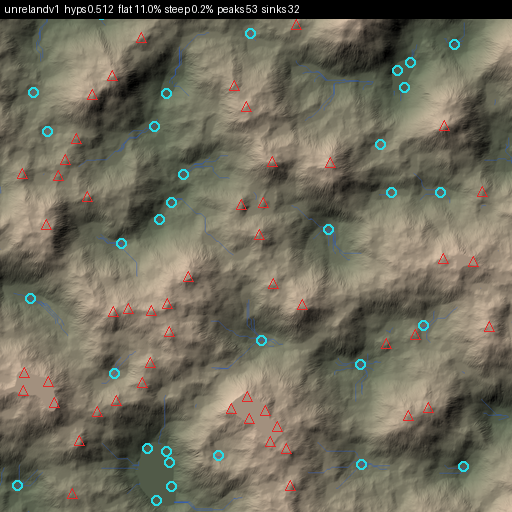
#> input picture SourceArt/World/cards/unrelandv1.png, 512 x 512 px, found by its file name; its folder holds 2 pictures in this run
$ python heightmap_cards.py
#> lines starting #> are read from the running program, lines starting #| are printed output that depends on the picture
### tools/heightmaps/build_world_heightmap.py
"""Builds the world heightmap from Config/GameData/world_layout.json and the source RAWs.

Run: python tools/heightmaps/build_world_heightmap.py
Inputs : SourceArt/Heightmaps/<source>.r16 (4096x4096 uint16 LE, each normalised on its own, no real scale),
         or the lossless 16-bit PNG copies in SourceArt/Heightmaps/png/ (in git via LFS)
Outputs: SourceArt/World/valley.r16 (size_px^2 uint16 LE, ready for Unreal Landscape import),
         SourceArt/World/valley_preview.png, SourceArt/World/valley_import.json (scale, location).

Each source map covers a large area of its own. A region shows it at its real scale:
  metres per source px = feature_m / measured feature size of the map (px)
  height range (m)     = tan(slope_deg) * metres per px / measured steep gradient of the map
so mountains stay mountain-sized and hills hill-sized. Regions sit side by side (soft Voronoi cells with
warped borders); the transition bands between them are filled by blending and a gentle filler relief.
The world edge rises, then the river (through the bands) and the lake are carved.
Same layout + same sources = same world.
"""
import json
import os
import sys

import numpy as np
from PIL import Image, ImageDraw

ROOT = os.path.dirname(os.path.dirname(os.path.dirname(os.path.abspath(__file__))))
SRC = os.path.join(ROOT, "SourceArt", "Heightmaps")
OUT = os.path.join(ROOT, "SourceArt", "World")
LAYOUT = os.path.join(ROOT, "Config", "GameData", "world_layout.json")

_cache = {}


def load_raw(name):
    """A source heightmap as uint16: SourceArt/Heightmaps/<name>.r16, or the lossless PNG copy in git
    (SourceArt/Heightmaps/png/<name>.png, Git LFS)."""
#> called with name = 'unrelandv1'
    path = os.path.join(SRC, name + ".r16")
    if os.path.exists(path):
        data = np.fromfile(path, dtype="<u2")
        side = int(round(len(data) ** 0.5))
        return data.reshape(side, side)
    return np.asarray(Image.open(os.path.join(SRC, "png", name + ".png"))).astype(np.uint16)


# [49 lines left out: functions source, scale_of, sample, highpass, not called in this run]


def smoothstep(e0, e1, x):
    t = np.clip((x - e0) / (e1 - e0), 0.0, 1.0)
    return t * t * (3.0 - 2.0 * t)


# [300 lines left out: functions single, falloff, write, main, not called in this run]


# [2 lines that do not run on import are left out]

### tools/heightmaps/heightmap_cards.py
"""Identity cards for the source heightmaps (step 1 of the landscape method).

Run: python tools/heightmaps/heightmap_cards.py
Reads every source map (SourceArt/Heightmaps/<name>.r16 or png/<name>.png), measures its character and writes
SourceArt/World/cards/<name>.png (marked preview), cards_sheet.png and cards.json.

Heights are normalised 0..1 per map (the files store no real height), so the numbers describe shape, not metres:
- hypsometric: mean normalised height; high = upland/plateau, low = lowland/basins
- flat / steep: share of the map much flatter / steeper than its own median slope
- feature_px: typical hill-to-valley size (autocorrelation length) -> real scale = feature_m / feature_px
- peaks, sinks: local highs and closed hollows (lake/basin candidates) with prominence > 3 % of relief
- channels: share of cells where much of the map drains through (river/stream lines)
- linearity, direction: how strongly ridges/valleys run one way (0 random .. 1 parallel) and that direction
- terrace: how much of the height range sits on a few levels (stepped land)
- edges: mean normalised height of the N/E/S/W borders and how rough they are (how it can join a neighbour)
"""
import json
import os
import sys

import numpy as np
from PIL import Image, ImageDraw

sys.path.insert(0, os.path.dirname(os.path.abspath(__file__)))
from build_world_heightmap import load_raw  # noqa: E402

ROOT = os.path.dirname(os.path.dirname(os.path.dirname(os.path.abspath(__file__))))
OUT = os.path.join(ROOT, "SourceArt", "World", "cards")
NAMES = ["unrelandv1", "unrelandv2", "unrelandv3", "unrelandv4", "unrelandv5", "unrelandv6",
         "unrelandv7", "unrelandv8", "unrelandv10", "unreland12"]
N = 1024  # analysis resolution (1 px = 4 source px)


def blur(a, px):
    small = max(4, int(a.shape[0] / max(1.0, px)))
    img = Image.fromarray(a.astype(np.float32)).resize((small, small), Image.BILINEAR)
    return np.asarray(img.resize(a.shape[::-1], Image.BICUBIC), dtype=np.float32)


def local_extrema(a, size, prominence, find_max):
    """Local maxima (or minima) in a size x size window that stand out by prominence."""
    pad = size // 2
    p = np.pad(a, pad, mode="edge")
    windows = np.lib.stride_tricks.sliding_window_view(p, (size, size))
    ext = windows.max(axis=(2, 3)) if find_max else windows.min(axis=(2, 3))
    opposite = windows.min(axis=(2, 3)) if find_max else windows.max(axis=(2, 3))
    hit = (a == ext) & (np.abs(ext - opposite) > prominence)
    hit[:pad, :] = hit[-pad:, :] = hit[:, :pad] = hit[:, -pad:] = False  # border hits are not real
    return np.argwhere(hit)


def flow_accumulation(h):
    n = h.shape[0]
    pad = np.pad(h.astype(np.float64), 1, constant_values=np.inf)
    rows, cols = np.indices((n, n))
    target = (rows * n + cols).ravel().copy()
    best = np.zeros(n * n)
    for dy in (-1, 0, 1):
        for dx in (-1, 0, 1):
            if dx == 0 and dy == 0:
                continue
            drop = ((h - pad[1 + dy:1 + dy + n, 1 + dx:1 + dx + n]) / (1.414 if dx and dy else 1.0)).ravel()
            better = drop > best
            best[better] = drop[better]
            target[better] = ((rows + dy) * n + (cols + dx)).ravel()[better]
    acc = np.ones(n * n)
    has = best > 0
    for i in np.argsort(-h.ravel()):
        if has[i]:
            acc[target[i]] += acc[i]
    return acc.reshape(n, n)


def card(name):
    raw = load_raw(name).astype(np.float32)
    lo, hi = np.percentile(raw, 1), np.percentile(raw, 99)
#> lo = 0; hi = 196
    full = np.clip((raw - lo) / max(1.0, hi - lo), 0, 1)
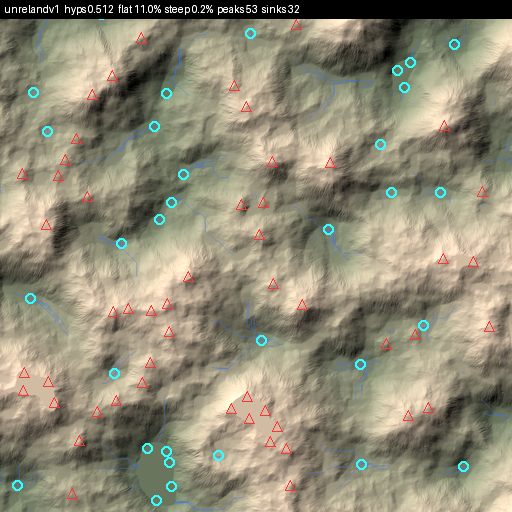
#> full: shape (512, 512, 3) float32; mean R, G, B 0.569, 0.548, 0.468
    side = full.shape[0]
#> side = 512
#> (the run stopped early here; a loop or call above may not have finished)
